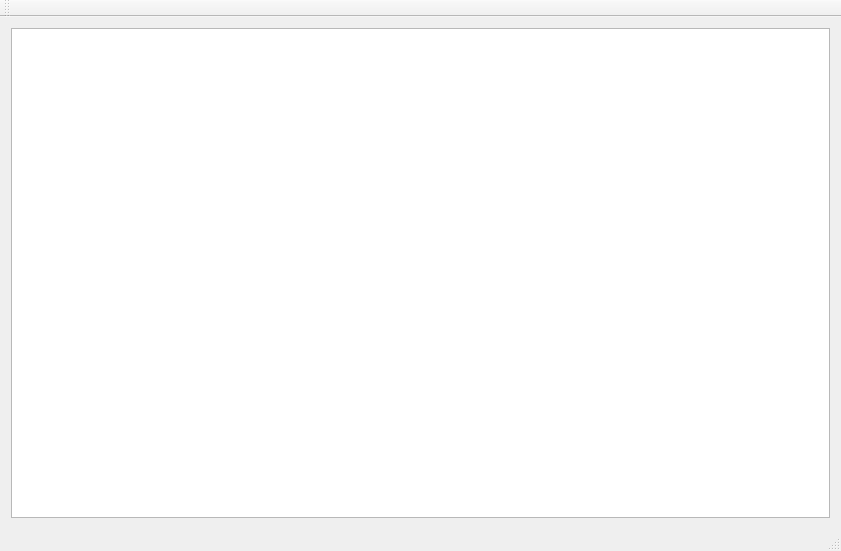
<?xml version="1.0" encoding="UTF-8"?>
<ui version="4.0">
 <class>MainWindow</class>
 <widget class="QMainWindow" name="MainWindow">
  <property name="geometry">
   <rect>
    <x>0</x>
    <y>0</y>
    <width>841</width>
    <height>551</height>
   </rect>
  </property>
  <property name="windowTitle">
   <string>Multi Touch Proof Of Concept</string>
  </property>
  <widget class="QWidget" name="centralWidget">
   <layout class="QHBoxLayout" name="horizontalLayout">
    <item>
     <widget class="GraphicsView" name="graphicsView">
      <property name="interactive">
       <bool>true</bool>
      </property>
     </widget>
    </item>
   </layout>
  </widget>
  <widget class="QMenuBar" name="menuBar">
   <property name="geometry">
    <rect>
     <x>0</x>
     <y>0</y>
     <width>841</width>
     <height>27</height>
    </rect>
   </property>
  </widget>
  <widget class="QToolBar" name="mainToolBar">
   <attribute name="toolBarArea">
    <enum>TopToolBarArea</enum>
   </attribute>
   <attribute name="toolBarBreak">
    <bool>false</bool>
   </attribute>
  </widget>
  <widget class="QStatusBar" name="statusBar"/>
 </widget>
 <layoutdefault spacing="6" margin="11"/>
 <customwidgets>
  <customwidget>
   <class>GraphicsView</class>
   <extends>QGraphicsView</extends>
   <header>graphicsview.hpp</header>
  </customwidget>
 </customwidgets>
 <resources/>
 <connections/>
</ui>
